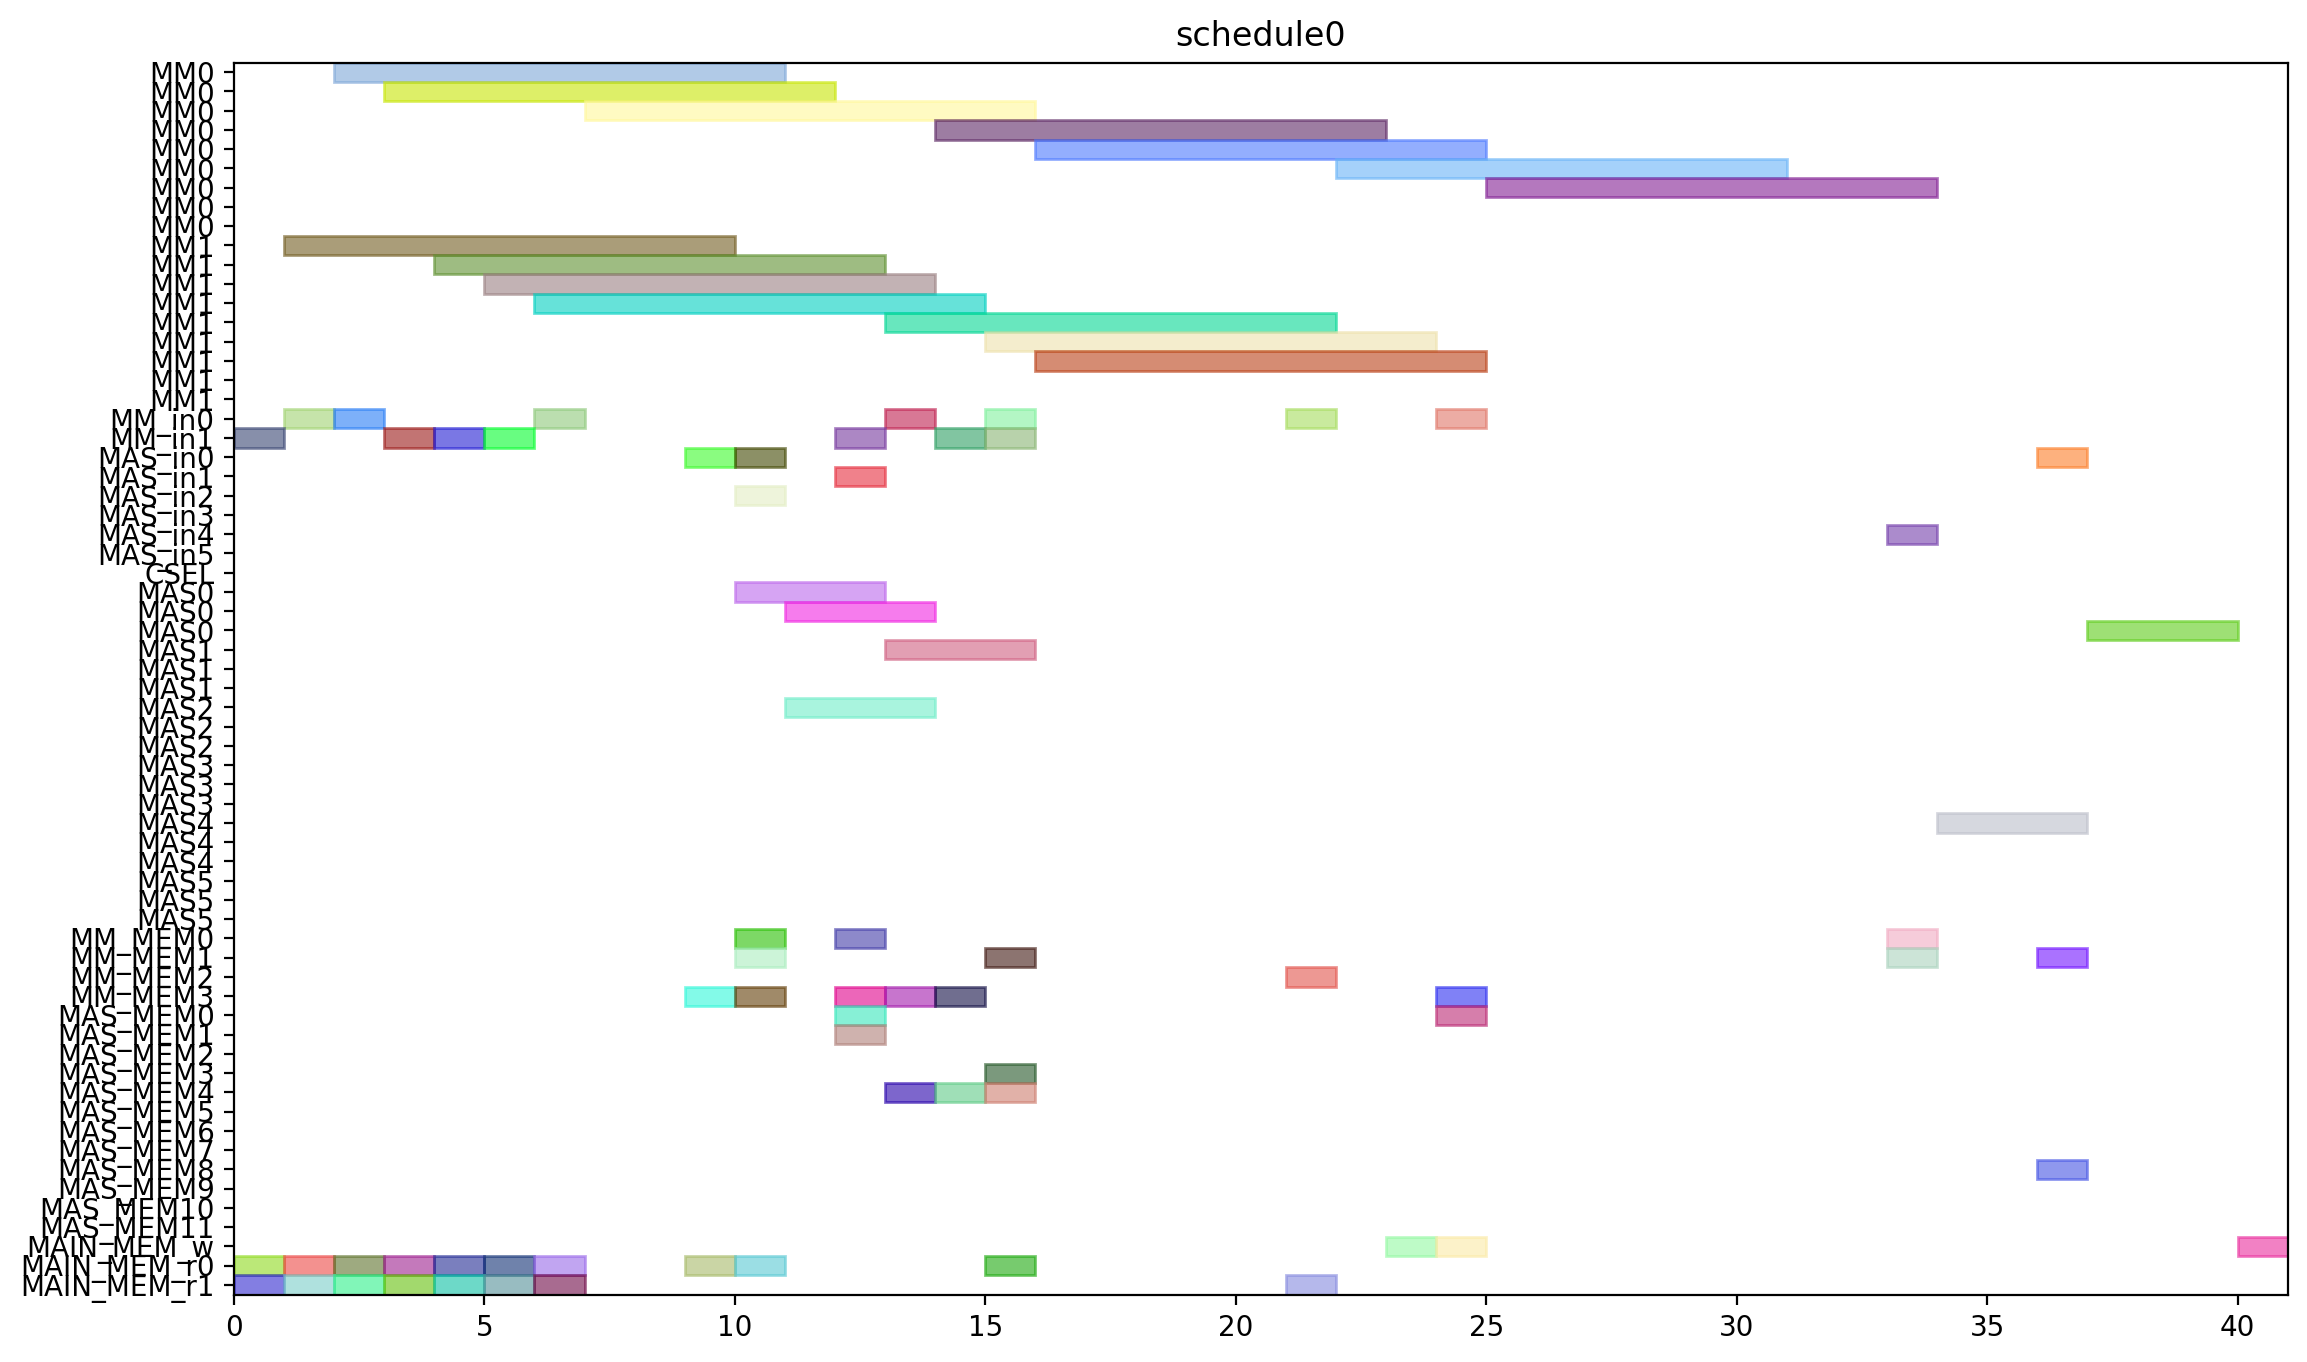

Write Python code to recreate this figure.
from pyschedule import Scenario, solvers, plotters, alt


def solve():
	horizon = 120
	S = Scenario("schedule0", horizon=horizon)

	# resource
	MM = S.Resources('MM', num=2, size=9)
	MM_in = S.Resources('MM_in', num=2)
	MAS_in = S.Resources('MAS_in', num=6)
	CSEL = S.Resource('CSEL')
	MAS = S.Resources('MAS', num=6, size=3, periods=range(1, horizon))
	MM_MEM = S.Resources('MM_MEM', num=4)
	MAS_MEM = S.Resources('MAS_MEM', num=12)
	MAIN_MEM_w = S.Resource('MAIN_MEM_w', size=1)
	MAIN_MEM_r = S.Resources('MAIN_MEM_r', num=2)

	# result of previous scheduling

	# new tasks
	r1 = S.Task('r1', length=9, delay_cost=1)
	r1 += alt(MM)
	r1_in = S.Task('r1_in', length=1, delay_cost=1)
	r1_in += alt(MM_in)
	S += r1_in*MM_in[0]<=r1*MM[0]
	S += r1_in*MM_in[1]<=r1*MM[1]
	r1_mem0 = S.Task('r1_mem0', length=1, delay_cost=1)
	r1_mem0 += MAIN_MEM_r[0]
	S += r1_mem0 <= r1

	r1_mem1 = S.Task('r1_mem1', length=1, delay_cost=1)
	r1_mem1 += MAIN_MEM_r[1]
	S += r1_mem1 <= r1

	r3 = S.Task('r3', length=9, delay_cost=1)
	r3 += alt(MM)
	r3_in = S.Task('r3_in', length=1, delay_cost=1)
	r3_in += alt(MM_in)
	S += r3_in*MM_in[0]<=r3*MM[0]
	S += r3_in*MM_in[1]<=r3*MM[1]
	r3_mem0 = S.Task('r3_mem0', length=1, delay_cost=1)
	r3_mem0 += MAIN_MEM_r[0]
	S += r3_mem0 <= r3

	r3_mem1 = S.Task('r3_mem1', length=1, delay_cost=1)
	r3_mem1 += MAIN_MEM_r[1]
	S += r3_mem1 <= r3

	r4 = S.Task('r4', length=9, delay_cost=1)
	r4 += alt(MM)
	r4_in = S.Task('r4_in', length=1, delay_cost=1)
	r4_in += alt(MM_in)
	S += r4_in*MM_in[0]<=r4*MM[0]
	S += r4_in*MM_in[1]<=r4*MM[1]
	r4_mem0 = S.Task('r4_mem0', length=1, delay_cost=1)
	r4_mem0 += MAIN_MEM_r[0]
	S += r4_mem0 <= r4

	r4_mem1 = S.Task('r4_mem1', length=1, delay_cost=1)
	r4_mem1 += MAIN_MEM_r[1]
	S += r4_mem1 <= r4

	r5 = S.Task('r5', length=9, delay_cost=1)
	r5 += alt(MM)
	r5_in = S.Task('r5_in', length=1, delay_cost=1)
	r5_in += alt(MM_in)
	S += r5_in*MM_in[0]<=r5*MM[0]
	S += r5_in*MM_in[1]<=r5*MM[1]
	r5_mem0 = S.Task('r5_mem0', length=1, delay_cost=1)
	r5_mem0 += MAIN_MEM_r[0]
	S += r5_mem0 <= r5

	r5_mem1 = S.Task('r5_mem1', length=1, delay_cost=1)
	r5_mem1 += MAIN_MEM_r[1]
	S += r5_mem1 <= r5

	r6 = S.Task('r6', length=9, delay_cost=1)
	r6 += alt(MM)
	r6_in = S.Task('r6_in', length=1, delay_cost=1)
	r6_in += alt(MM_in)
	S += r6_in*MM_in[0]<=r6*MM[0]
	S += r6_in*MM_in[1]<=r6*MM[1]
	r6_mem0 = S.Task('r6_mem0', length=1, delay_cost=1)
	r6_mem0 += MAIN_MEM_r[0]
	S += r6_mem0 <= r6

	r6_mem1 = S.Task('r6_mem1', length=1, delay_cost=1)
	r6_mem1 += MAIN_MEM_r[1]
	S += r6_mem1 <= r6

	r12 = S.Task('r12', length=9, delay_cost=1)
	r12 += alt(MM)
	r12_in = S.Task('r12_in', length=1, delay_cost=1)
	r12_in += alt(MM_in)
	S += r12_in*MM_in[0]<=r12*MM[0]
	S += r12_in*MM_in[1]<=r12*MM[1]
	r12_mem0 = S.Task('r12_mem0', length=1, delay_cost=1)
	r12_mem0 += MAIN_MEM_r[0]
	S += r12_mem0 <= r12

	r12_mem1 = S.Task('r12_mem1', length=1, delay_cost=1)
	r12_mem1 += MAIN_MEM_r[1]
	S += r12_mem1 <= r12

	r13 = S.Task('r13', length=9, delay_cost=1)
	r13 += alt(MM)
	r13_in = S.Task('r13_in', length=1, delay_cost=1)
	r13_in += alt(MM_in)
	S += r13_in*MM_in[0]<=r13*MM[0]
	S += r13_in*MM_in[1]<=r13*MM[1]
	r13_mem0 = S.Task('r13_mem0', length=1, delay_cost=1)
	r13_mem0 += MAIN_MEM_r[0]
	S += r13_mem0 <= r13

	r13_mem1 = S.Task('r13_mem1', length=1, delay_cost=1)
	r13_mem1 += MAIN_MEM_r[1]
	S += r13_mem1 <= r13

	r2 = S.Task('r2', length=3, delay_cost=1)
	r2 += alt(MAS)
	r2_in = S.Task('r2_in', length=1, delay_cost=1)
	r2_in += alt(MAS_in)
	S += r2_in*MAS_in[0]<=r2*MAS[0]

	S += r2_in*MAS_in[1]<=r2*MAS[1]

	S += r2_in*MAS_in[2]<=r2*MAS[2]

	S += r2_in*MAS_in[3]<=r2*MAS[3]

	S += r2_in*MAS_in[4]<=r2*MAS[4]

	S += r2_in*MAS_in[5]<=r2*MAS[5]

	r2_mem0 = S.Task('r2_mem0', length=1, delay_cost=1)
	r2_mem0 += alt(MM_MEM)
	S += (r1*MM[0])-1 < r2_mem0*MM_MEM[0]
	S += (r1*MM[1])-1 < r2_mem0*MM_MEM[2]
	S += r2_mem0 <= r2

	r2_mem1 = S.Task('r2_mem1', length=1, delay_cost=1)
	r2_mem1 += alt(MM_MEM)
	S += (r1*MM[0])-1 < r2_mem1*MM_MEM[1]
	S += (r1*MM[1])-1 < r2_mem1*MM_MEM[3]
	S += r2_mem1 <= r2

	r7 = S.Task('r7', length=3, delay_cost=1)
	r7 += alt(MAS)
	r7_in = S.Task('r7_in', length=1, delay_cost=1)
	r7_in += alt(MAS_in)
	S += r7_in*MAS_in[0]<=r7*MAS[0]

	S += r7_in*MAS_in[1]<=r7*MAS[1]

	S += r7_in*MAS_in[2]<=r7*MAS[2]

	S += r7_in*MAS_in[3]<=r7*MAS[3]

	S += r7_in*MAS_in[4]<=r7*MAS[4]

	S += r7_in*MAS_in[5]<=r7*MAS[5]

	r7_mem0 = S.Task('r7_mem0', length=1, delay_cost=1)
	r7_mem0 += alt(MM_MEM)
	S += (r5*MM[0])-1 < r7_mem0*MM_MEM[0]
	S += (r5*MM[1])-1 < r7_mem0*MM_MEM[2]
	S += r7_mem0 <= r7

	r7_mem1 = S.Task('r7_mem1', length=1, delay_cost=1)
	r7_mem1 += alt(MM_MEM)
	S += (r6*MM[0])-1 < r7_mem1*MM_MEM[1]
	S += (r6*MM[1])-1 < r7_mem1*MM_MEM[3]
	S += r7_mem1 <= r7

	r8 = S.Task('r8', length=3, delay_cost=1)
	r8 += alt(MAS)
	r8_in = S.Task('r8_in', length=1, delay_cost=1)
	r8_in += alt(MAS_in)
	S += r8_in*MAS_in[0]<=r8*MAS[0]

	S += r8_in*MAS_in[1]<=r8*MAS[1]

	S += r8_in*MAS_in[2]<=r8*MAS[2]

	S += r8_in*MAS_in[3]<=r8*MAS[3]

	S += r8_in*MAS_in[4]<=r8*MAS[4]

	S += r8_in*MAS_in[5]<=r8*MAS[5]

	r8_mem0 = S.Task('r8_mem0', length=1, delay_cost=1)
	r8_mem0 += MAIN_MEM_r[0]
	S += r8_mem0 <= r8

	r8_mem1 = S.Task('r8_mem1', length=1, delay_cost=1)
	r8_mem1 += alt(MM_MEM)
	S += (r4*MM[0])-1 < r8_mem1*MM_MEM[1]
	S += (r4*MM[1])-1 < r8_mem1*MM_MEM[3]
	S += r8_mem1 <= r8

	r10 = S.Task('r10', length=3, delay_cost=1)
	r10 += alt(MAS)
	r10_in = S.Task('r10_in', length=1, delay_cost=1)
	r10_in += alt(MAS_in)
	S += r10_in*MAS_in[0]<=r10*MAS[0]

	S += r10_in*MAS_in[1]<=r10*MAS[1]

	S += r10_in*MAS_in[2]<=r10*MAS[2]

	S += r10_in*MAS_in[3]<=r10*MAS[3]

	S += r10_in*MAS_in[4]<=r10*MAS[4]

	S += r10_in*MAS_in[5]<=r10*MAS[5]

	r10_mem0 = S.Task('r10_mem0', length=1, delay_cost=1)
	r10_mem0 += MAIN_MEM_r[0]
	S += r10_mem0 <= r10

	r10_mem1 = S.Task('r10_mem1', length=1, delay_cost=1)
	r10_mem1 += alt(MM_MEM)
	S += (r4*MM[0])-1 < r10_mem1*MM_MEM[1]
	S += (r4*MM[1])-1 < r10_mem1*MM_MEM[3]
	S += r10_mem1 <= r10

	r9 = S.Task('r9', length=9, delay_cost=1)
	r9 += alt(MM)
	r9_in = S.Task('r9_in', length=1, delay_cost=1)
	r9_in += alt(MM_in)
	S += r9_in*MM_in[0]<=r9*MM[0]
	S += r9_in*MM_in[1]<=r9*MM[1]
	r9_mem0 = S.Task('r9_mem0', length=1, delay_cost=1)
	r9_mem0 += MAIN_MEM_r[0]
	S += r9_mem0 <= r9

	r9_mem1 = S.Task('r9_mem1', length=1, delay_cost=1)
	r9_mem1 += alt(MAS_MEM)
	S += (r7*MAS[0])-1 < r9_mem1*MAS_MEM[1]
	S += (r7*MAS[1])-1 < r9_mem1*MAS_MEM[3]
	S += (r7*MAS[2])-1 < r9_mem1*MAS_MEM[5]
	S += (r7*MAS[3])-1 < r9_mem1*MAS_MEM[7]
	S += (r7*MAS[4])-1 < r9_mem1*MAS_MEM[9]
	S += (r7*MAS[5])-1 < r9_mem1*MAS_MEM[11]
	S += r9_mem1 <= r9

	r11 = S.Task('r11', length=9, delay_cost=1)
	r11 += alt(MM)
	r11_in = S.Task('r11_in', length=1, delay_cost=1)
	r11_in += alt(MM_in)
	S += r11_in*MM_in[0]<=r11*MM[0]
	S += r11_in*MM_in[1]<=r11*MM[1]
	r11_mem0 = S.Task('r11_mem0', length=1, delay_cost=1)
	r11_mem0 += alt(MAS_MEM)
	S += (r10*MAS[0])-1 < r11_mem0*MAS_MEM[0]
	S += (r10*MAS[1])-1 < r11_mem0*MAS_MEM[2]
	S += (r10*MAS[2])-1 < r11_mem0*MAS_MEM[4]
	S += (r10*MAS[3])-1 < r11_mem0*MAS_MEM[6]
	S += (r10*MAS[4])-1 < r11_mem0*MAS_MEM[8]
	S += (r10*MAS[5])-1 < r11_mem0*MAS_MEM[10]
	S += r11_mem0 <= r11

	r11_mem1 = S.Task('r11_mem1', length=1, delay_cost=1)
	r11_mem1 += alt(MAS_MEM)
	S += (r10*MAS[0])-1 < r11_mem1*MAS_MEM[1]
	S += (r10*MAS[1])-1 < r11_mem1*MAS_MEM[3]
	S += (r10*MAS[2])-1 < r11_mem1*MAS_MEM[5]
	S += (r10*MAS[3])-1 < r11_mem1*MAS_MEM[7]
	S += (r10*MAS[4])-1 < r11_mem1*MAS_MEM[9]
	S += (r10*MAS[5])-1 < r11_mem1*MAS_MEM[11]
	S += r11_mem1 <= r11

	PX_new = S.Task('PX_new', length=9, delay_cost=1)
	PX_new += alt(MM)
	PX_new_in = S.Task('PX_new_in', length=1, delay_cost=1)
	PX_new_in += alt(MM_in)
	S += PX_new_in*MM_in[0]<=PX_new*MM[0]
	S += PX_new_in*MM_in[1]<=PX_new*MM[1]
	S += 0<PX_new

	PX_new_w = S.Task('PX_new_w', length=1, delay_cost=1)
	PX_new_w += alt(MAIN_MEM_w)
	S += PX_new <= PX_new_w

	PX_new_mem0 = S.Task('PX_new_mem0', length=1, delay_cost=1)
	PX_new_mem0 += alt(MAS_MEM)
	S += (r2*MAS[0])-1 < PX_new_mem0*MAS_MEM[0]
	S += (r2*MAS[1])-1 < PX_new_mem0*MAS_MEM[2]
	S += (r2*MAS[2])-1 < PX_new_mem0*MAS_MEM[4]
	S += (r2*MAS[3])-1 < PX_new_mem0*MAS_MEM[6]
	S += (r2*MAS[4])-1 < PX_new_mem0*MAS_MEM[8]
	S += (r2*MAS[5])-1 < PX_new_mem0*MAS_MEM[10]
	S += PX_new_mem0 <= PX_new

	PX_new_mem1 = S.Task('PX_new_mem1', length=1, delay_cost=1)
	PX_new_mem1 += alt(MM_MEM)
	S += (r12*MM[0])-1 < PX_new_mem1*MM_MEM[1]
	S += (r12*MM[1])-1 < PX_new_mem1*MM_MEM[3]
	S += PX_new_mem1 <= PX_new

	r14 = S.Task('r14', length=9, delay_cost=1)
	r14 += alt(MM)
	r14_in = S.Task('r14_in', length=1, delay_cost=1)
	r14_in += alt(MM_in)
	S += r14_in*MM_in[0]<=r14*MM[0]
	S += r14_in*MM_in[1]<=r14*MM[1]
	r14_mem0 = S.Task('r14_mem0', length=1, delay_cost=1)
	r14_mem0 += alt(MAS_MEM)
	S += (r2*MAS[0])-1 < r14_mem0*MAS_MEM[0]
	S += (r2*MAS[1])-1 < r14_mem0*MAS_MEM[2]
	S += (r2*MAS[2])-1 < r14_mem0*MAS_MEM[4]
	S += (r2*MAS[3])-1 < r14_mem0*MAS_MEM[6]
	S += (r2*MAS[4])-1 < r14_mem0*MAS_MEM[8]
	S += (r2*MAS[5])-1 < r14_mem0*MAS_MEM[10]
	S += r14_mem0 <= r14

	r14_mem1 = S.Task('r14_mem1', length=1, delay_cost=1)
	r14_mem1 += alt(MM_MEM)
	S += (r3*MM[0])-1 < r14_mem1*MM_MEM[1]
	S += (r3*MM[1])-1 < r14_mem1*MM_MEM[3]
	S += r14_mem1 <= r14

	Z1_new = S.Task('Z1_new', length=9, delay_cost=1)
	Z1_new += alt(MM)
	Z1_new_in = S.Task('Z1_new_in', length=1, delay_cost=1)
	Z1_new_in += alt(MM_in)
	S += Z1_new_in*MM_in[0]<=Z1_new*MM[0]
	S += Z1_new_in*MM_in[1]<=Z1_new*MM[1]
	S += 0<Z1_new

	Z1_new_w = S.Task('Z1_new_w', length=1, delay_cost=1)
	Z1_new_w += alt(MAIN_MEM_w)
	S += Z1_new <= Z1_new_w

	Z1_new_mem0 = S.Task('Z1_new_mem0', length=1, delay_cost=1)
	Z1_new_mem0 += alt(MAS_MEM)
	S += (r2*MAS[0])-1 < Z1_new_mem0*MAS_MEM[0]
	S += (r2*MAS[1])-1 < Z1_new_mem0*MAS_MEM[2]
	S += (r2*MAS[2])-1 < Z1_new_mem0*MAS_MEM[4]
	S += (r2*MAS[3])-1 < Z1_new_mem0*MAS_MEM[6]
	S += (r2*MAS[4])-1 < Z1_new_mem0*MAS_MEM[8]
	S += (r2*MAS[5])-1 < Z1_new_mem0*MAS_MEM[10]
	S += Z1_new_mem0 <= Z1_new

	Z1_new_mem1 = S.Task('Z1_new_mem1', length=1, delay_cost=1)
	Z1_new_mem1 += alt(MM_MEM)
	S += (r13*MM[0])-1 < Z1_new_mem1*MM_MEM[1]
	S += (r13*MM[1])-1 < Z1_new_mem1*MM_MEM[3]
	S += Z1_new_mem1 <= Z1_new

	r15 = S.Task('r15', length=9, delay_cost=1)
	r15 += alt(MM)
	r15_in = S.Task('r15_in', length=1, delay_cost=1)
	r15_in += alt(MM_in)
	S += r15_in*MM_in[0]<=r15*MM[0]
	S += r15_in*MM_in[1]<=r15*MM[1]
	r15_mem0 = S.Task('r15_mem0', length=1, delay_cost=1)
	r15_mem0 += alt(MAS_MEM)
	S += (r8*MAS[0])-1 < r15_mem0*MAS_MEM[0]
	S += (r8*MAS[1])-1 < r15_mem0*MAS_MEM[2]
	S += (r8*MAS[2])-1 < r15_mem0*MAS_MEM[4]
	S += (r8*MAS[3])-1 < r15_mem0*MAS_MEM[6]
	S += (r8*MAS[4])-1 < r15_mem0*MAS_MEM[8]
	S += (r8*MAS[5])-1 < r15_mem0*MAS_MEM[10]
	S += r15_mem0 <= r15

	r15_mem1 = S.Task('r15_mem1', length=1, delay_cost=1)
	r15_mem1 += alt(MM_MEM)
	S += (r9*MM[0])-1 < r15_mem1*MM_MEM[1]
	S += (r9*MM[1])-1 < r15_mem1*MM_MEM[3]
	S += r15_mem1 <= r15

	r16 = S.Task('r16', length=9, delay_cost=1)
	r16 += alt(MM)
	r16_in = S.Task('r16_in', length=1, delay_cost=1)
	r16_in += alt(MM_in)
	S += r16_in*MM_in[0]<=r16*MM[0]
	S += r16_in*MM_in[1]<=r16*MM[1]
	r16_mem0 = S.Task('r16_mem0', length=1, delay_cost=1)
	r16_mem0 += alt(MM_MEM)
	S += (r11*MM[0])-1 < r16_mem0*MM_MEM[0]
	S += (r11*MM[1])-1 < r16_mem0*MM_MEM[2]
	S += r16_mem0 <= r16

	r16_mem1 = S.Task('r16_mem1', length=1, delay_cost=1)
	r16_mem1 += MAIN_MEM_r[1]
	S += r16_mem1 <= r16

	r17 = S.Task('r17', length=3, delay_cost=1)
	r17 += alt(MAS)
	r17_in = S.Task('r17_in', length=1, delay_cost=1)
	r17_in += alt(MAS_in)
	S += r17_in*MAS_in[0]<=r17*MAS[0]

	S += r17_in*MAS_in[1]<=r17*MAS[1]

	S += r17_in*MAS_in[2]<=r17*MAS[2]

	S += r17_in*MAS_in[3]<=r17*MAS[3]

	S += r17_in*MAS_in[4]<=r17*MAS[4]

	S += r17_in*MAS_in[5]<=r17*MAS[5]

	r17_mem0 = S.Task('r17_mem0', length=1, delay_cost=1)
	r17_mem0 += alt(MM_MEM)
	S += (r14*MM[0])-1 < r17_mem0*MM_MEM[0]
	S += (r14*MM[1])-1 < r17_mem0*MM_MEM[2]
	S += r17_mem0 <= r17

	r17_mem1 = S.Task('r17_mem1', length=1, delay_cost=1)
	r17_mem1 += alt(MM_MEM)
	S += (r15*MM[0])-1 < r17_mem1*MM_MEM[1]
	S += (r15*MM[1])-1 < r17_mem1*MM_MEM[3]
	S += r17_mem1 <= r17

	PY_new = S.Task('PY_new', length=3, delay_cost=1)
	PY_new += alt(MAS)
	PY_new_in = S.Task('PY_new_in', length=1, delay_cost=1)
	PY_new_in += alt(MAS_in)
	S += PY_new_in*MAS_in[0]<=PY_new*MAS[0]

	S += PY_new_in*MAS_in[1]<=PY_new*MAS[1]

	S += PY_new_in*MAS_in[2]<=PY_new*MAS[2]

	S += PY_new_in*MAS_in[3]<=PY_new*MAS[3]

	S += PY_new_in*MAS_in[4]<=PY_new*MAS[4]

	S += PY_new_in*MAS_in[5]<=PY_new*MAS[5]

	S += 0<PY_new

	PY_new_w = S.Task('PY_new_w', length=1, delay_cost=1)
	PY_new_w += alt(MAIN_MEM_w)
	S += PY_new <= PY_new_w

	PY_new_mem0 = S.Task('PY_new_mem0', length=1, delay_cost=1)
	PY_new_mem0 += alt(MAS_MEM)
	S += (r17*MAS[0])-1 < PY_new_mem0*MAS_MEM[0]
	S += (r17*MAS[1])-1 < PY_new_mem0*MAS_MEM[2]
	S += (r17*MAS[2])-1 < PY_new_mem0*MAS_MEM[4]
	S += (r17*MAS[3])-1 < PY_new_mem0*MAS_MEM[6]
	S += (r17*MAS[4])-1 < PY_new_mem0*MAS_MEM[8]
	S += (r17*MAS[5])-1 < PY_new_mem0*MAS_MEM[10]
	S += PY_new_mem0 <= PY_new

	PY_new_mem1 = S.Task('PY_new_mem1', length=1, delay_cost=1)
	PY_new_mem1 += alt(MM_MEM)
	S += (r16*MM[0])-1 < PY_new_mem1*MM_MEM[1]
	S += (r16*MM[1])-1 < PY_new_mem1*MM_MEM[3]
	S += PY_new_mem1 <= PY_new

	solvers.mip.solve(S,msg=1,kind='CPLEX',ratio_gap=1.01)

	solution = [['hoge']*len(S.solution()[1]) for i in range(len(S.solution()))]
	for i in range(len(S.solution())):
		for j in range(len(S.solution()[i])):
			solution[i][j]=str(S.solution()[i][j])
	print(solution)

	cycles = int(solution[-1][3])

	pic_file_name = "/mnt/rose/usr1/fukuda/ABE/multiRAM_multiMAS_16mux/scheduling_result/stage9MM2_stage3MAS6/EP_YRECOVER/schedule0.png"
	if(S.solution() != []):
		plotters.matplotlib.plot(S,img_filename=pic_file_name, show_task_labels=False, fig_size=(cycles*0.25+3, 8))

	return solution
